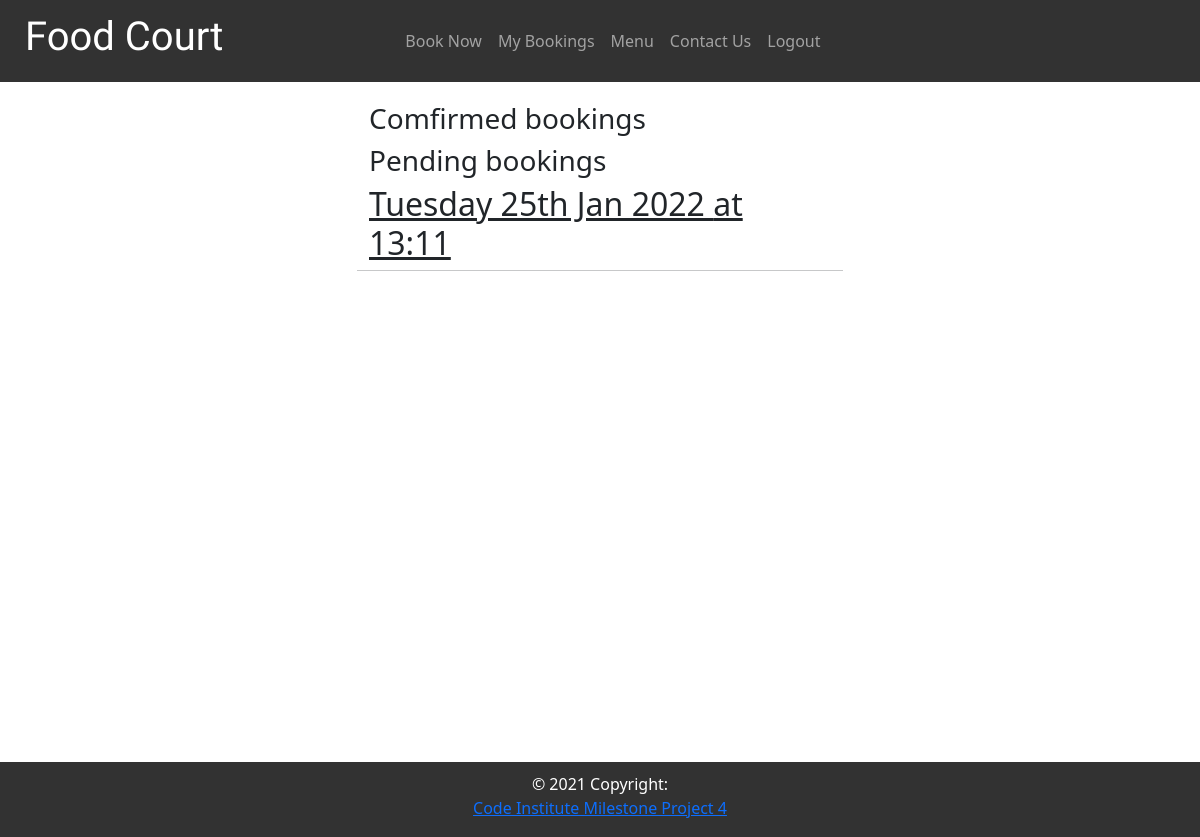
/booking/ (signed in), run on an earlier commit of the app's database.
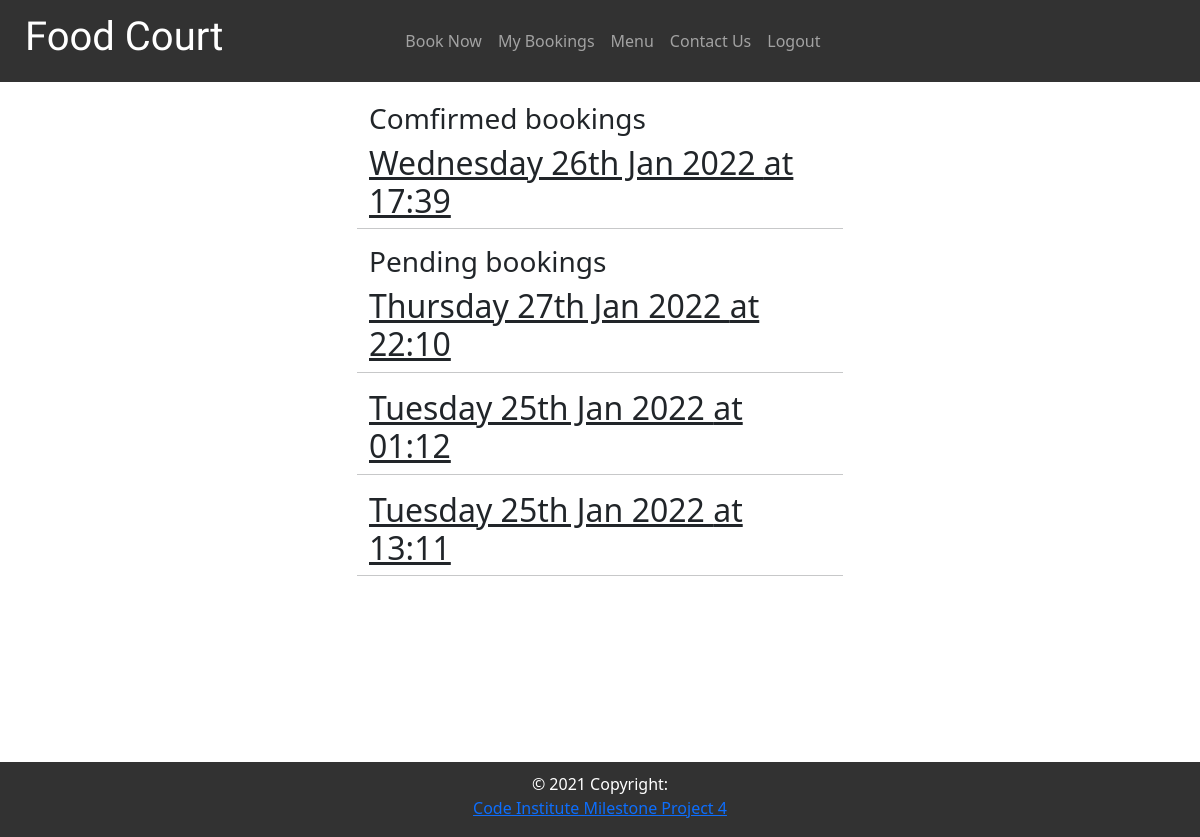
And on a later commit of the database.
### booking/models.py (models this page shows)
class Book(models.Model):
    used_id = models.ForeignKey(
        User, on_delete=models.CASCADE, related_name="booking_books",
    )
    booked_time = models.TimeField()
    booked_date = models.DateField()
    menu_type = models.IntegerField(choices=TYPE, default=0)
    created_on = models.DateTimeField(auto_now_add=True)
    updated_on = models.DateTimeField(auto_now=True)
    table_num = models.IntegerField(choices=TABLES, default=0)
    guests_num = models.IntegerField(choices=GUESTS)
    status = models.IntegerField(choices=STATUS, default=0)
    class Meta:
        ordering = ["-created_on"]

### booking/views.py (the view)
# urls.py: path('', views.booking, name='booking'),
def booking(request):
    booked = Book.objects.filter(status=1)
    pending = Book.objects.filter(status=0)
    context = {
        'booked': booked,
        'pending': pending
    }
    return render(request, 'booking/booking.html', context)

### booking/templates/booking/booking.html (shortened to what this page needs)
{% extends "base.html" %}
{% block content %}
  <div class="container" id="bookings_container">
    {% if request.user.is_authenticated %}
      {% if user.username == "admin" %}
        <div class="row description">
          <div class="col">
            <h1>Hello {{ user.username}} here are all the bookings </h1>
          </div>
        </div>
        <div class="row">
          <div class="col">
            <div id="booked">
              <h3>Comfired bookings</h3>
              {% for booking in booked %}
                  <div class="row">
                    <div class="col">
                      <h2 class="title">{{ booking.booked_date|date:'l dS M Y' }} at {{ booking.booked_time|date:'H:i' }}</h2>
                      <div class="row book_information">
                        <p>Booked for: {{ booking.booked_time}}</p>
                        <p>Booked at: {{ booking.booked_date}}</p>
                        <p>Booked on: {{ booking.created_on}}</p>
                        <p>Guests: {{ booking.guests_num}}</p>
                        <p>In case of food allergies or any other information that you would like to be aware please
                            do not hesitate to contact us</p>
                      </div>
                    </div>
                    <hr>
                  </div>
              {% endfor %}
          </div>
        </div>
        <div class="row">
          <div class="col">
            <div id="pending">
              <h3>Pending bookings</h3>
                {% for pend in pending %}
                    <div class="row">
                      <div class="col">
                        <h2 class="title">{{ pend.booked_date|date:'l dS M Y' }} at {{ pend.booked_time|date:'H:i' }}</h2>
                        <div class="row book_information">
                          <p>Booked for: {{ pend.booked_time}}</p>
                          <p>Booked at: {{ pend.booked_date}}</p>
                          <p>Booked on: {{ pend.created_on}}</p>
                          <p>Guests: {{ pend.guests_num}}</p>
                          <p>In case of food allergies or any other information that you would like to be aware please
                              do not hesitate to contact us</p>
                        </div>
                      </div>
                      <hr>
                    </div>
                  {% endfor %}
            </div>
          </div>
        </div>
      {% else %}
        <div class="row">
          <div class="col">
            <div id="booked">
              <h3>Comfirmed bookings</h3>
              {% for booking in booked %}
                {% if booking.used_id|lower == user.username|lower %}
                  <div class="row">
                    <div class="col">
                      <h2 class="title">{{ booking.booked_date|date:'l dS M Y' }} at {{ booking.booked_time|date:'H:i' }}</h2>
                    </div>
                    <hr>
                  </div>
                {% endif %}
              {% endfor %}
            </div>
          </div>
        </div>
        <div class="row">
          <div class="col">
            <div id="pending">
              <h3>Pending bookings</h3>
              {% for pend in pending %}
                {% if pend.used_id|lower == user.username|lower %}
                  <div class="row">
                    <div class="col">
                      <h2 class="title">{{ pend.booked_date|date:'l dS M Y' }} at {{ pend.booked_time|date:'H:i' }}</h2>
                    </div>
                    <hr>
                  </div>
                {% endif %}
              {% endfor %}
            </div>
          </div>
        </div>
      {% endif %}
    {% endif %}
  </div>
{% endblock %}

### templates/base.html (shortened to what this page needs)
{% load static %}
<!DOCTYPE html>
<html lang="en">
<head>
    <link rel="stylesheet" href="https://pro.fontawesome.com/releases/v5.10.0/css/all.css"/>
    <link href="https://cdn.jsdelivr.net/npm/bootstrap@5.0.2/dist/css/bootstrap.min.css" rel="stylesheet">
    <link rel="stylesheet" href="{% static 'css/base.css' %}" type="text/css">
</head>
<body>
    <header>
        <nav class="navbar navbar-expand-sm navbar-dark" id="navbar">
            <a href="{% url 'index' %}" id="logo" class="navbar-brand"><h1>Food Court</h1></a>
            <div class="collapse navbar-collapse" id="navbarNav">
              <ul class="navbar-nav">
                {% if request.user.is_authenticated %}
                    <li class="nav-item">
                        <a class="nav-link" href="{% url 'booknow' %}">Book Now</a>
                    </li>
                    {% if  user.username != "admin" %}
                        <li class="nav-item">
                            <a class="nav-link" href="{% url 'booking' %}">My Bookings</a>
                        </li>
                    {% else %}
                        <li class="nav-item">
                        <a class="nav-link" href="{% url 'booking' %}">All Bookings</a>
                        </li>
                    {% endif %}
                {% endif %}
                <li class="nav-item">
                    <a class="nav-link" href="{% url 'menu' %}">Menu</a>
                  </li>
                <li class="nav-item">
                    <a class="nav-link" href="{% url 'info' %}">Contact Us</a>
                </li>
                {% if request.user.is_authenticated %}
                    <li class="nav-item">
                        <a class="nav-link" href="{% url 'account_logout' %}" >Logout</a>
                    </li>
                {% endif %}
              </ul>
            </div>
          </nav>
    </header>
    <section id="base_container">
        {% block content%}{% endblock%}
    </section>
    <footer>
        <div class="container-fluid">
            <div class="row">
                <div class="col">
                        <p>© 2021 Copyright:<br>
                            <a href="https://github.com/Anelairam/ms4">Code Institute Milestone Project 4</a>
                        </p>
                </div>
            </div>
        </div>
    </footer>
</body>
</html>

### static/css/base.css (style rules this page uses)
* { margin: 0; padding: 0; }
html, body { height:100%; padding:0; margin:0; }
body { min-width: 100vw; overflow-x: hidden; background-image: url('https://res.cloudinary.com/dmgrh8ekr/image/upload/v1642891482/greenwich/pattern_wg14iu.png'); background-size: 600px; }
header { background-color: #323232; display: flex; flex-direction: row; justify-content: center; }
#logo { font-family: 'Oooh Baby', cursive; color: white; text-decoration: none; margin-right: 723px; }
#navbar { background-color: #323232; }
#base_container { min-height: 90vh; width: 100%; display: flex; justify-content: center; align-items: center; }
footer { background-color: #323232; color: white; height: 54px; text-align: center; margin-bottom: 0; }
.container-fluid p { margin-top: 10px; }
#bookings_container { background-color: white; width: 50%; min-height: 80vh; }
.title { text-decoration: underline; }
@media screen and (min-width: 768px) { header { background-color: #323232; display: block; } }
@media screen and (min-width: 768px) { #navbar { display: flex; justify-content: space-between; } }
@media screen and (min-width: 768px) { #navbarNav { margin-left: 149px; } }
@media screen and (min-width: 768px) { #logo { margin: auto 25px; } }
@media screen and (min-width: 768px) { footer { height: 75px; } }
@media screen and (min-width: 768px) { #base_container { min-height: 85vh; width: 81%; margin: auto; } }

What changed in the data, as far as the page shows it:
added Book: booked_date "Wednesday 26th Jan 2022", booked_time "17:39", shown under "Comfirmed bookings"
added Book: booked_date "Thursday 27th Jan 2022", booked_time "22:10", shown under "Pending bookings"
added Book: booked_date "Tuesday 25th Jan 2022", booked_time "01:12", shown under "Pending bookings"
